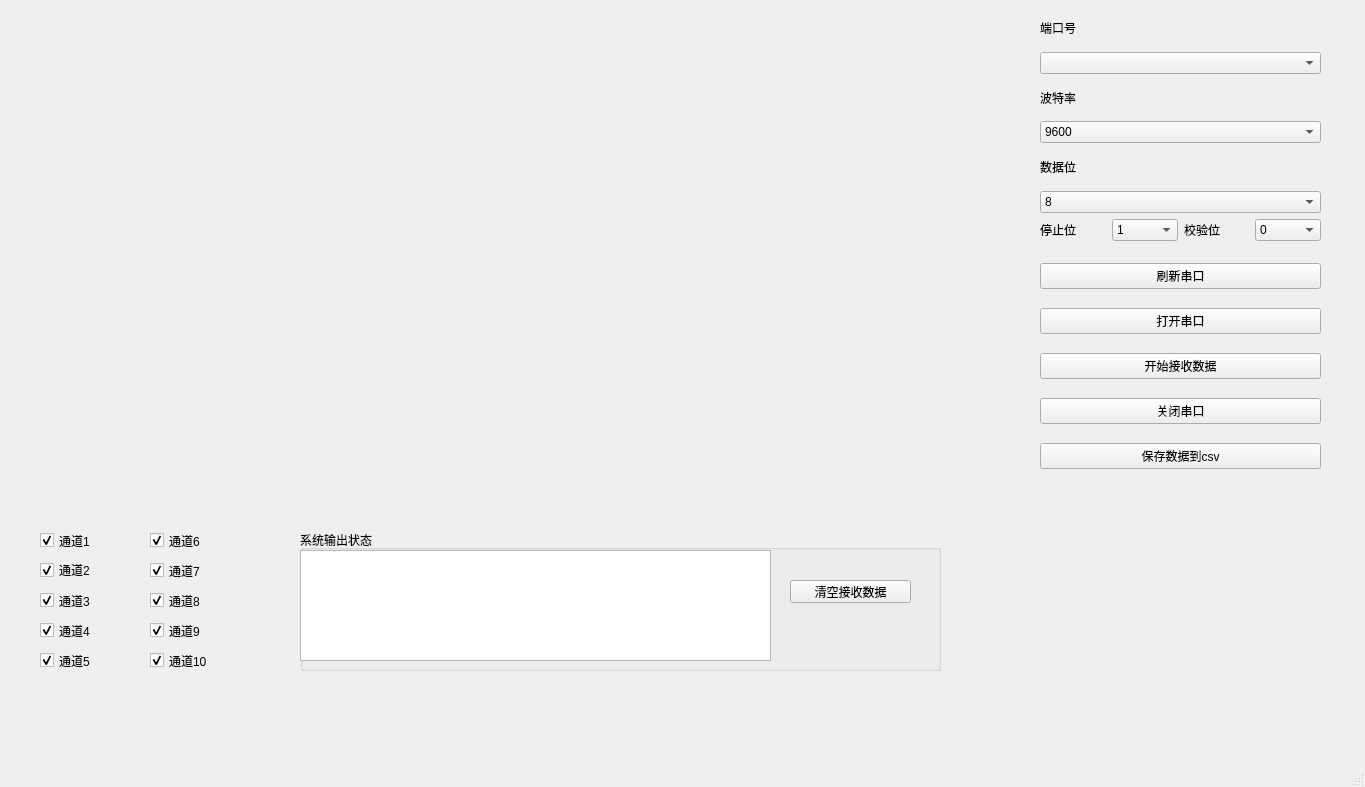
<?xml version="1.0" encoding="UTF-8"?>
<ui version="4.0">
 <class>MainWindow</class>
 <widget class="QMainWindow" name="MainWindow">
  <property name="geometry">
   <rect>
    <x>0</x>
    <y>0</y>
    <width>1365</width>
    <height>787</height>
   </rect>
  </property>
  <property name="windowTitle">
   <string>MainWindow</string>
  </property>
  <widget class="QWidget" name="centralwidget">
   <widget class="QCustomPlot" name="widget_1" native="true">
    <property name="geometry">
     <rect>
      <x>9</x>
      <y>9</y>
      <width>1001</width>
      <height>501</height>
     </rect>
    </property>
   </widget>
   <widget class="QCheckBox" name="checkBox_1">
    <property name="enabled">
     <bool>true</bool>
    </property>
    <property name="geometry">
     <rect>
      <x>40</x>
      <y>530</y>
      <width>101</width>
      <height>21</height>
     </rect>
    </property>
    <property name="text">
     <string>通道1</string>
    </property>
    <property name="checked">
     <bool>true</bool>
    </property>
   </widget>
   <widget class="QCheckBox" name="checkBox_2">
    <property name="geometry">
     <rect>
      <x>40</x>
      <y>560</y>
      <width>81</width>
      <height>20</height>
     </rect>
    </property>
    <property name="text">
     <string>通道2</string>
    </property>
    <property name="checked">
     <bool>true</bool>
    </property>
   </widget>
   <widget class="QWidget" name="verticalLayoutWidget_5">
    <property name="geometry">
     <rect>
      <x>1040</x>
      <y>250</y>
      <width>281</width>
      <height>234</height>
     </rect>
    </property>
    <layout class="QVBoxLayout" name="contore">
     <item>
      <widget class="QPushButton" name="refresh_port">
       <property name="text">
        <string>刷新串口</string>
       </property>
      </widget>
     </item>
     <item>
      <widget class="QPushButton" name="open_port">
       <property name="text">
        <string>打开串口</string>
       </property>
      </widget>
     </item>
     <item>
      <widget class="QPushButton" name="recive_data">
       <property name="text">
        <string>开始接收数据</string>
       </property>
      </widget>
     </item>
     <item>
      <widget class="QPushButton" name="close_port">
       <property name="text">
        <string>关闭串口</string>
       </property>
      </widget>
     </item>
     <item>
      <widget class="QPushButton" name="savedata_csv">
       <property name="text">
        <string>保存数据到csv</string>
       </property>
      </widget>
     </item>
    </layout>
   </widget>
   <widget class="QWidget" name="verticalLayoutWidget_4">
    <property name="geometry">
     <rect>
      <x>1040</x>
      <y>10</y>
      <width>281</width>
      <height>231</height>
     </rect>
    </property>
    <layout class="QVBoxLayout" name="verticalLayout_2">
     <item>
      <layout class="QVBoxLayout" name="port">
       <item>
        <widget class="QLabel" name="label_2">
         <property name="text">
          <string>端口号</string>
         </property>
        </widget>
       </item>
       <item>
        <widget class="QComboBox" name="com"/>
       </item>
      </layout>
     </item>
     <item>
      <layout class="QVBoxLayout" name="botlive">
       <item>
        <widget class="QLabel" name="label_3">
         <property name="text">
          <string>波特率</string>
         </property>
        </widget>
       </item>
       <item>
        <widget class="QComboBox" name="baud">
         <property name="editable">
          <bool>false</bool>
         </property>
         <property name="currentText">
          <string>9600</string>
         </property>
         <property name="currentIndex">
          <number>0</number>
         </property>
         <item>
          <property name="text">
           <string>9600</string>
          </property>
         </item>
         <item>
          <property name="text">
           <string>19200</string>
          </property>
         </item>
         <item>
          <property name="text">
           <string>115200</string>
          </property>
         </item>
        </widget>
       </item>
      </layout>
     </item>
     <item>
      <layout class="QVBoxLayout" name="datanum">
       <item>
        <widget class="QLabel" name="label_4">
         <property name="maximumSize">
          <size>
           <width>100</width>
           <height>16777215</height>
          </size>
         </property>
         <property name="text">
          <string>数据位</string>
         </property>
        </widget>
       </item>
       <item>
        <widget class="QComboBox" name="bit">
         <item>
          <property name="text">
           <string>8</string>
          </property>
         </item>
         <item>
          <property name="text">
           <string>0</string>
          </property>
         </item>
        </widget>
       </item>
      </layout>
     </item>
     <item>
      <layout class="QHBoxLayout" name="horizontalLayout">
       <item>
        <widget class="QLabel" name="label_5">
         <property name="text">
          <string>停止位</string>
         </property>
        </widget>
       </item>
       <item>
        <widget class="QComboBox" name="stopbit">
         <property name="currentText">
          <string>1</string>
         </property>
         <property name="currentIndex">
          <number>0</number>
         </property>
         <property name="maxVisibleItems">
          <number>10</number>
         </property>
         <item>
          <property name="text">
           <string>1</string>
          </property>
         </item>
         <item>
          <property name="text">
           <string>2</string>
          </property>
         </item>
        </widget>
       </item>
       <item>
        <widget class="QLabel" name="label_6">
         <property name="text">
          <string>校验位</string>
         </property>
        </widget>
       </item>
       <item>
        <widget class="QComboBox" name="jiaoyan">
         <item>
          <property name="text">
           <string>0</string>
          </property>
         </item>
        </widget>
       </item>
      </layout>
     </item>
    </layout>
   </widget>
   <widget class="QGroupBox" name="groupBox">
    <property name="geometry">
     <rect>
      <x>300</x>
      <y>530</y>
      <width>641</width>
      <height>141</height>
     </rect>
    </property>
    <property name="title">
     <string>系统输出状态</string>
    </property>
    <widget class="QTextBrowser" name="Receive_text_window">
     <property name="geometry">
      <rect>
       <x>0</x>
       <y>20</y>
       <width>471</width>
       <height>111</height>
      </rect>
     </property>
    </widget>
    <widget class="QPushButton" name="clean_data">
     <property name="geometry">
      <rect>
       <x>490</x>
       <y>50</y>
       <width>121</width>
       <height>23</height>
      </rect>
     </property>
     <property name="text">
      <string>清空接收数据</string>
     </property>
    </widget>
   </widget>
   <widget class="QCheckBox" name="checkBox_3">
    <property name="enabled">
     <bool>true</bool>
    </property>
    <property name="geometry">
     <rect>
      <x>40</x>
      <y>590</y>
      <width>101</width>
      <height>21</height>
     </rect>
    </property>
    <property name="text">
     <string>通道3</string>
    </property>
    <property name="checked">
     <bool>true</bool>
    </property>
   </widget>
   <widget class="QCheckBox" name="checkBox_4">
    <property name="enabled">
     <bool>true</bool>
    </property>
    <property name="geometry">
     <rect>
      <x>40</x>
      <y>620</y>
      <width>101</width>
      <height>21</height>
     </rect>
    </property>
    <property name="text">
     <string>通道4</string>
    </property>
    <property name="checked">
     <bool>true</bool>
    </property>
   </widget>
   <widget class="QCheckBox" name="checkBox_5">
    <property name="enabled">
     <bool>true</bool>
    </property>
    <property name="geometry">
     <rect>
      <x>40</x>
      <y>650</y>
      <width>101</width>
      <height>21</height>
     </rect>
    </property>
    <property name="text">
     <string>通道5</string>
    </property>
    <property name="checked">
     <bool>true</bool>
    </property>
   </widget>
   <widget class="QCheckBox" name="checkBox_6">
    <property name="enabled">
     <bool>true</bool>
    </property>
    <property name="geometry">
     <rect>
      <x>150</x>
      <y>530</y>
      <width>101</width>
      <height>21</height>
     </rect>
    </property>
    <property name="text">
     <string>通道6</string>
    </property>
    <property name="checked">
     <bool>true</bool>
    </property>
   </widget>
   <widget class="QCheckBox" name="checkBox_7">
    <property name="enabled">
     <bool>true</bool>
    </property>
    <property name="geometry">
     <rect>
      <x>150</x>
      <y>560</y>
      <width>101</width>
      <height>21</height>
     </rect>
    </property>
    <property name="text">
     <string>通道7</string>
    </property>
    <property name="checked">
     <bool>true</bool>
    </property>
   </widget>
   <widget class="QCheckBox" name="checkBox_8">
    <property name="enabled">
     <bool>true</bool>
    </property>
    <property name="geometry">
     <rect>
      <x>150</x>
      <y>590</y>
      <width>101</width>
      <height>21</height>
     </rect>
    </property>
    <property name="text">
     <string>通道8</string>
    </property>
    <property name="checked">
     <bool>true</bool>
    </property>
   </widget>
   <widget class="QCheckBox" name="checkBox_9">
    <property name="enabled">
     <bool>true</bool>
    </property>
    <property name="geometry">
     <rect>
      <x>150</x>
      <y>620</y>
      <width>101</width>
      <height>21</height>
     </rect>
    </property>
    <property name="text">
     <string>通道9</string>
    </property>
    <property name="checked">
     <bool>true</bool>
    </property>
   </widget>
   <widget class="QCheckBox" name="checkBox_10">
    <property name="enabled">
     <bool>true</bool>
    </property>
    <property name="geometry">
     <rect>
      <x>150</x>
      <y>650</y>
      <width>101</width>
      <height>21</height>
     </rect>
    </property>
    <property name="text">
     <string>通道10</string>
    </property>
    <property name="checked">
     <bool>true</bool>
    </property>
   </widget>
  </widget>
  <widget class="QMenuBar" name="menubar">
   <property name="geometry">
    <rect>
     <x>0</x>
     <y>0</y>
     <width>1365</width>
     <height>26</height>
    </rect>
   </property>
  </widget>
  <widget class="QStatusBar" name="statusbar"/>
 </widget>
 <customwidgets>
  <customwidget>
   <class>QCustomPlot</class>
   <extends>QWidget</extends>
   <header>qcustomplot.h</header>
   <container>1</container>
  </customwidget>
 </customwidgets>
 <resources/>
 <connections/>
</ui>
